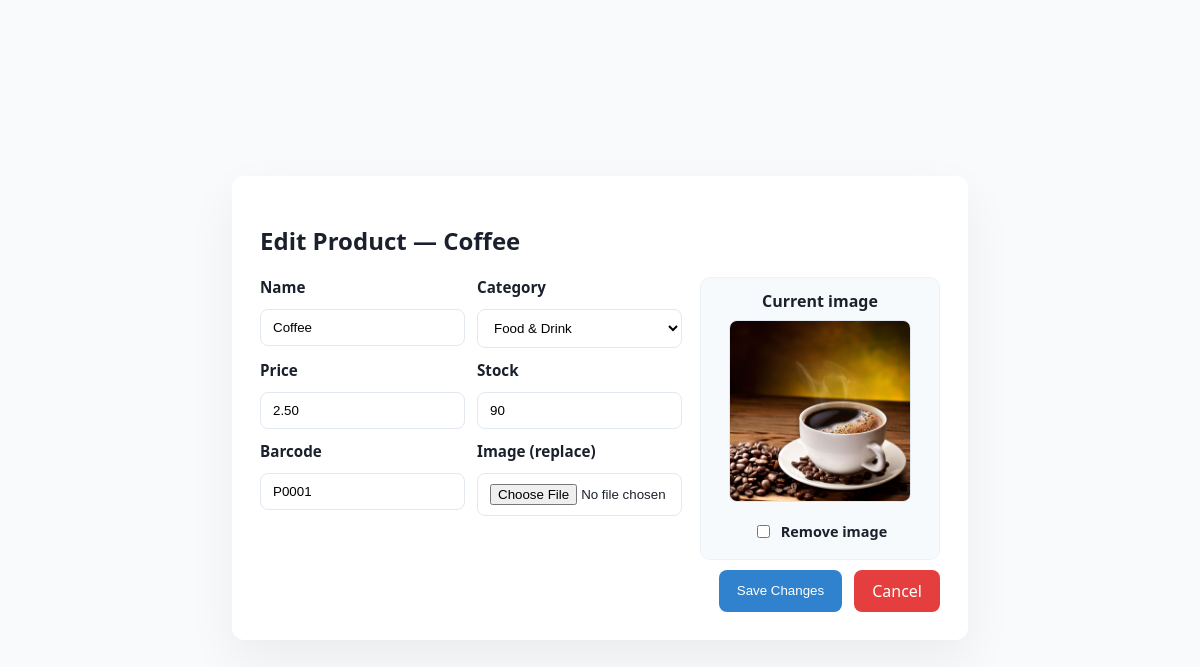
The app's page /sales/products/1/edit/ (signed in) with its own data.
### sales/models.py (models this page shows, shortened)
class Product(models.Model):
    CATEGORY_CHOICES = [
        ('food',        'Food & Drink'),
        ('electronics', 'Electronics'),
        ('clothing',    'Clothing'),
        ('household',   'Household'),
        ('other',       'Other'),
    ]
    name       = models.CharField(max_length=200)
    category   = models.CharField(max_length=20, choices=CATEGORY_CHOICES)
    price      = models.DecimalField(max_digits=8, decimal_places=2)   # e.g. 12.99
    stock      = models.PositiveIntegerField(default=0)                # units in stock
    barcode    = models.CharField(max_length=50, unique=True, blank=True)
    is_active  = models.BooleanField(default=True)                     # hide discontinued items
    image      = models.ImageField(upload_to='product_images/', blank=True, null=True)
    class Meta:
        ordering = ['name']

### sales/views.py (the view)
# urls.py: path('products/<int:pk>/edit/',  views.edit_product,        name='edit_product'),
@login_required
def edit_product(request, pk):
    product = get_object_or_404(Product, pk=pk)
    if request.method == 'POST':
        form = ProductForm(request.POST, request.FILES, instance=product)
        if form.is_valid():
            if request.POST.get('clear_image'):
                if product.image:
                    try:
                        product.image.delete(save=False)
                    except Exception:
                        pass
                    product.image = None
            form.save()
            product.save()
            return redirect('product_detail', pk=product.pk)
    else:
        form = ProductForm(instance=product)
    return render(request, 'sales/edit_product.html', {'form': form, 'product': product})

### sales/forms.py
class ProductForm(forms.ModelForm):
    class Meta:
        model = Product
        fields = ['name', 'category', 'price', 'stock', 'barcode', 'image']
        widgets = {
            'name': forms.TextInput(attrs={'class': 'form-input', 'placeholder': 'Product name'}),
            'category': forms.Select(attrs={'class': 'form-input'}),
            'price': forms.NumberInput(attrs={'class': 'form-input', 'step': '0.01'}),
            'stock': forms.NumberInput(attrs={'class': 'form-input'}),
            'barcode': forms.TextInput(attrs={'class': 'form-input', 'placeholder': 'Optional barcode'}),
        }

### sales/templates/sales/edit_product.html (shortened to what this page needs)
<!DOCTYPE html>
<html lang="en">
<head>
</head>
<body>
    <div class="card">
        <h2>Edit Product — {{ product.name }}</h2>
        <form method="post" enctype="multipart/form-data">
            <div style="display:grid;grid-template-columns:1fr 240px;gap:18px;align-items:start">
                <div>
                    <div class="grid-two">
                        <div class="field">
                            <label for="id_name">Name</label>
                            {{ form.name }}
                        </div>
                        <div class="field">
                            <label for="id_category">Category</label>
                            {{ form.category }}
                        </div>
                        <div class="field">
                            <label for="id_price">Price</label>
                            {{ form.price }}
                        </div>
                        <div class="field">
                            <label for="id_stock">Stock</label>
                            {{ form.stock }}
                        </div>
                        <div class="field">
                            <label for="id_barcode">Barcode</label>
                            {{ form.barcode }}
                        </div>
                        <div class="field">
                            <label for="id_image">Image (replace)</label>
                            <input type="file" name="image" id="id_image" accept="image/*" class="form-input">
                        </div>
                    </div>
                </div>
                <div>
                    <div style="background:#f7fafc;padding:12px;border-radius:10px;border:1px solid #edf2f7;text-align:center">
                        {% if product.image %}
                            <div style="font-weight:700;margin-bottom:8px">Current image</div>
                            <img id="preview-img" src="{{ product.image.url }}" alt="{{ product.name }}" style="width:180px;height:180px;object-fit:cover;border-radius:8px;border:1px solid #e2e8f0;margin-bottom:8px">
                            <div style="margin-top:6px">
                                <label style="display:inline-flex;align-items:center;gap:8px;cursor:pointer">
                                    <input type="checkbox" name="clear_image" value="1"> <span style="font-weight:600;font-size:0.95em">Remove image</span>
                                </label>
                            </div>
                        {% else %}
                            <div style="font-weight:700;margin-bottom:8px;color:#64748b">No image</div>
                            <div id="preview-img" style="width:180px;height:180px;border-radius:8px;background:#f1f5f9;display:inline-block;line-height:180px;color:#94a3b8;font-weight:700">IMG</div>
                        {% endif %}
                    </div>
                </div>
            </div>
            <div class="actions">
                <button class="btn" type="submit">Save Changes</button>
                <a href="{% url 'product_list' %}" class="btn cancel" style="text-decoration:none;display:inline-flex;align-items:center;justify-content:center">Cancel</a>
            </div>
        </form>
    </div>
</body>
</html>

### sales/templates/sales/edit_product.html (style rules this page uses)
body { font-family: 'Segoe UI', sans-serif; background:#f8fafc; color:#1a202c; display:flex; align-items:center; justify-content:center; min-height:100vh }
.card { background:#fff; padding:28px; border-radius:12px; box-shadow:0 20px 50px rgba(2,6,23,0.06); width:100%; max-width:680px }
label { font-weight:700; font-size:0.95em; margin-bottom:6px; display:block }
.form-input, input[type=text], input[type=number], select, input[type=file], textarea { width:100%; padding:10px 12px; border-radius:8px; border:1px solid #e2e8f0; box-sizing: border-box; background: #fff; }
.field { display:flex; flex-direction:column; gap:6px }
.grid-two { display:grid; grid-template-columns:1fr 1fr; gap:12px }
.actions { display:flex; gap:12px; justify-content:flex-end; margin-top:10px }
.btn { background:#3182ce; color:white; padding:10px 18px; border-radius:8px; border:none; cursor:pointer }
.btn.cancel { background:#e53e3e }

### records on screen
Product: name "Coffee", category "Food & Drink", price "2.50", stock "90", barcode "P0001", image (picture)
